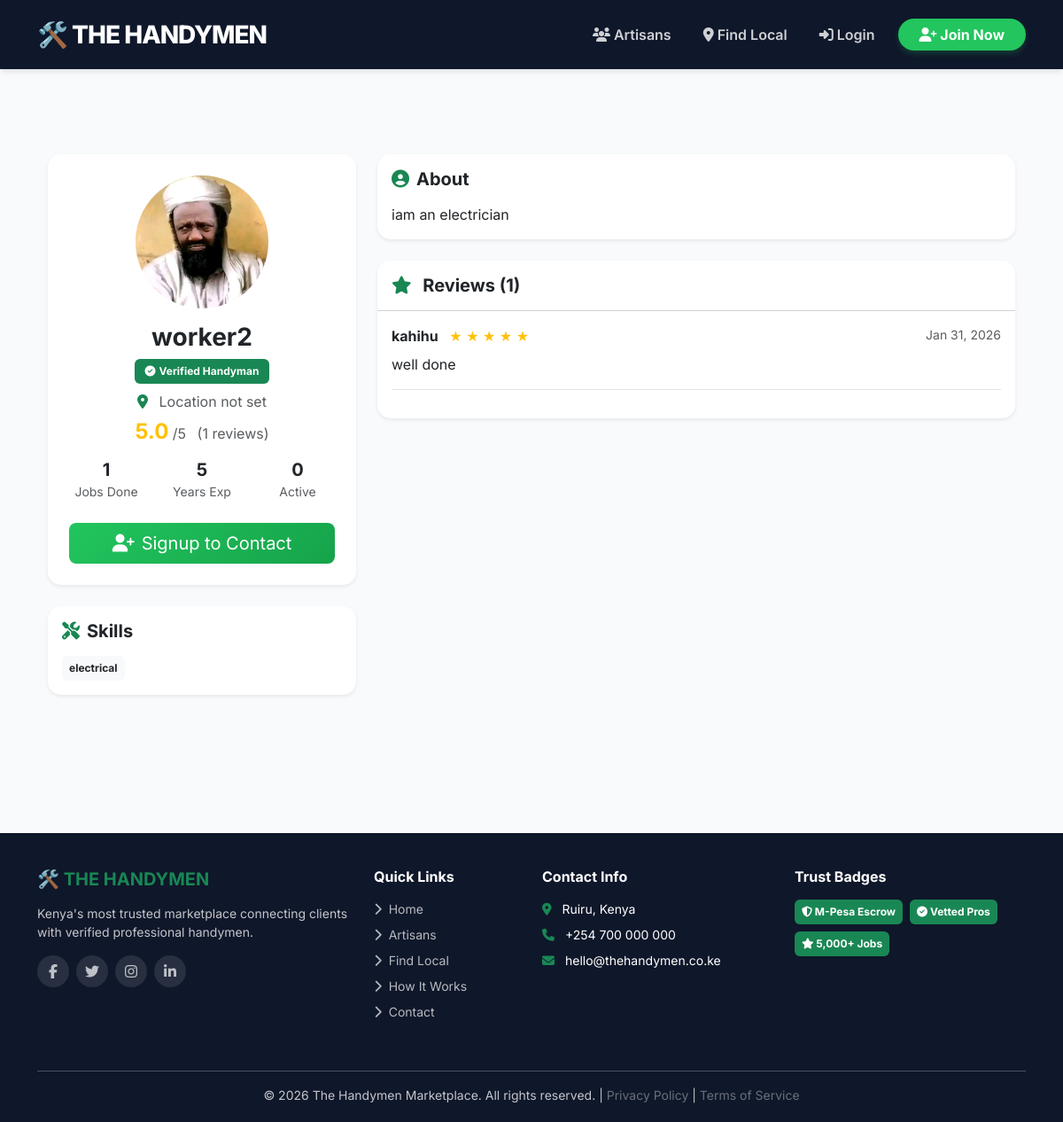
The app's page /profile/7/, older data.
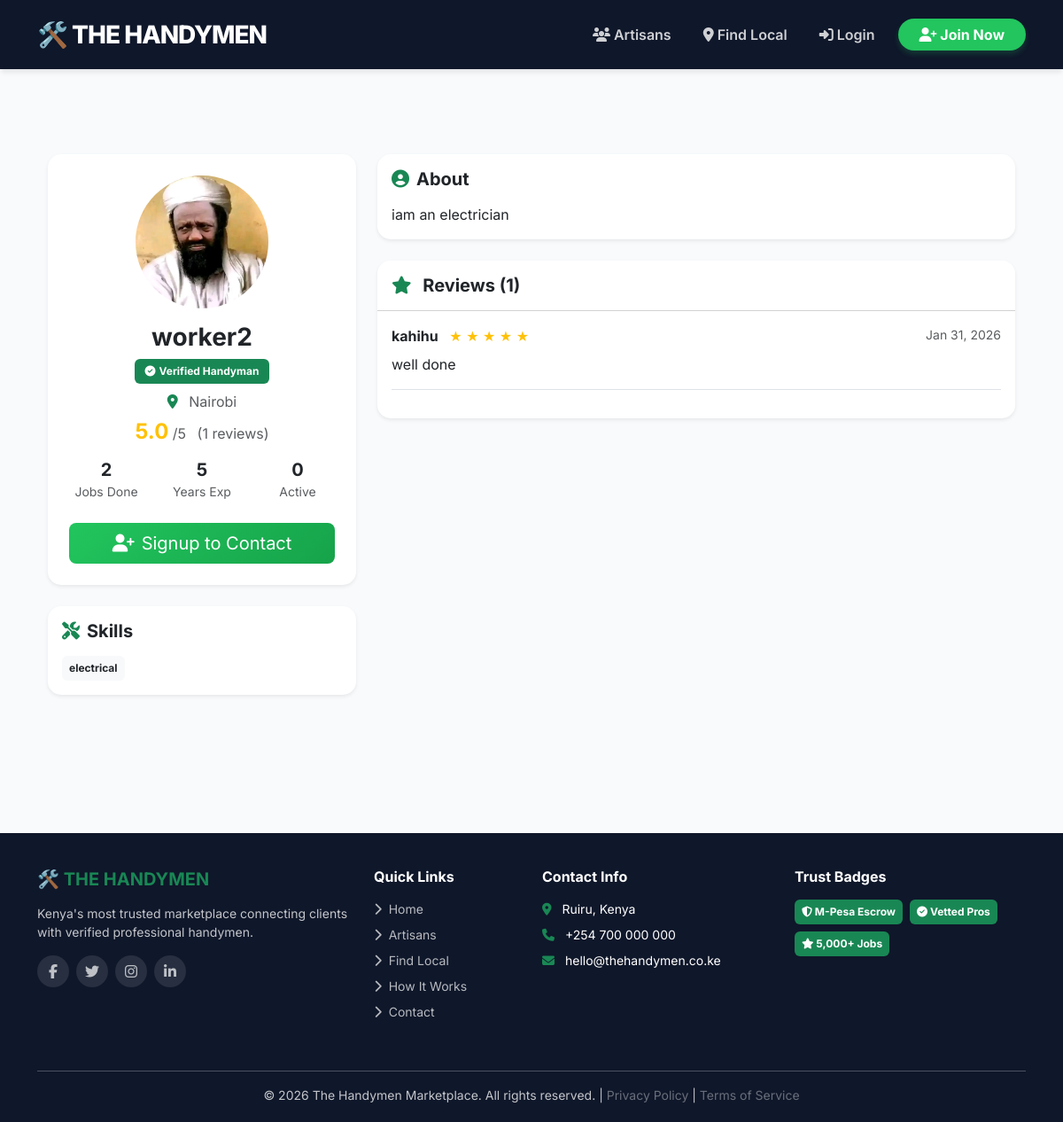
The same page, newer data.
### accounts/models.py (models this page shows, shortened)
class User(AbstractUser):
    is_handyman = models.BooleanField(default=False)
    is_client = models.BooleanField(default=False)
    is_email_verified = models.BooleanField(default=False)

class Profile(models.Model):
    user = models.OneToOneField(User, on_delete=models.CASCADE, related_name='profile')
    bio = models.TextField(max_length=500, blank=True)
    skills = models.CharField(max_length=255, blank=True)
    experience_years = models.IntegerField(default=0)
    cv = models.FileField(upload_to='cvs/', blank=True, null=True)
    is_verified = models.BooleanField(default=False)
    profile_photo = models.ImageField(upload_to='profile_photos/', null=True, blank=True)
    location = models.CharField(max_length=255, blank=True)  # Location field
    phone_number = models.CharField(max_length=15, blank=True)

### accounts/views.py (the view)
# urls.py: path('profile/<int:user_id>/', views.view_public_profile, name='public_profile'),
def view_public_profile(request, user_id):
    worker = get_object_or_404(User, id=user_id)
    reviews = Review.objects.filter(handyman=worker).order_by('-created_at')
    avg_rating = reviews.aggregate(Avg('rating'))['rating__avg']
    completed_jobs = Job.objects.filter(hired_worker=worker, status='completed').count()
    active_jobs = Job.objects.filter(hired_worker=worker, status='in_progress').count()
    total_earned = Transaction.objects.filter(job__hired_worker=worker, transaction_type='release', transaction_status='completed').aggregate(Sum('amount'))['amount__sum'] or 0
    context = {
        'worker': worker,
        'reviews': reviews,
        'avg_rating': round(avg_rating, 1) if avg_rating else None,
        'completed_jobs': completed_jobs,
        'active_jobs': active_jobs,
        'total_earned': total_earned,
        'review_count': reviews.count()
    }
    return render(request, 'accounts/public_profile.html', context)

### accounts/templates/accounts/public_profile.html (shortened to what the changed rows need)
{% extends 'base.html' %}
{% block content %}
<div class="container py-5">
    <div class="row">
        <div class="col-lg-4 mb-4">
            <div class="card shadow-sm border-0">
                <div class="card-body text-center p-4">
                    {% if worker.profile.profile_photo %}
                        <img src="{{ worker.profile.profile_photo.url }}"
                             class="rounded-circle mb-3"
                             style="width: 150px; height: 150px; object-fit: cover;"
                             alt="{{ worker.get_full_name|default:worker.username }}">
                    {% else %}
                        <div class="bg-light rounded-circle d-inline-flex align-items-center justify-content-center mb-3"
                             style="width: 150px; height: 150px;">
                            <i class="fas fa-user fa-4x text-secondary"></i>
                        </div>
                    {% endif %}
                    <h3 class="fw-bold">{{ worker.get_full_name|default:worker.username }}</h3>
                    {% if worker.profile.is_verified %}
                        <span class="badge bg-success mb-2">
                            <i class="fas fa-check-circle me-1"></i>Verified Handyman
                        </span>
                    {% else %}
                        <span class="badge bg-warning mb-2">Pending Verification</span>
                    {% endif %}
                    <p class="text-muted mb-2">
                        <i class="fas fa-map-marker-alt text-success me-2"></i>
                        {{ worker.profile.location|default:"Location not set" }}
                    </p>
                    <div class="mb-3">
                        {% if avg_rating %}
                            <span class="h4 fw-bold text-warning">{{ avg_rating }}</span>
                            <span class="text-muted">/5</span>
                            <span class="text-muted ms-2">({{ review_count }} reviews)</span>
                        {% else %}
                            <span class="text-muted">No ratings yet</span>
                        {% endif %}
                    </div>
                    <div class="row mb-4">
                        <div class="col-4">
                            <h5 class="fw-bold mb-0">{{ completed_jobs }}</h5>
                            <small class="text-muted">Jobs Done</small>
                        </div>
                        <div class="col-4">
                            <h5 class="fw-bold mb-0">{{ worker.profile.experience_years|default:0 }}</h5>
                            <small class="text-muted">Years Exp</small>
                        </div>
                        <div class="col-4">
                        </div>
                    </div>
                    <div class="d-grid gap-2">
                        {% if user.is_authenticated %}
                            {% if user.is_client %}
                                {% if worker.profile.phone_number %}
                                    <a href="tel:{{ worker.profile.phone_number }}" class="btn btn-success btn-lg">
                                        <i class="fas fa-phone me-2"></i>Call {{ worker.profile.phone_number }}
                                    </a>
                                {% else %}
                                    <button class="btn btn-secondary btn-lg" disabled>
                                        <i class="fas fa-phone-slash me-2"></i>No Phone Available
                                    </button>
                                {% endif %}
                                <button class="btn btn-outline-primary" data-bs-toggle="modal" data-bs-target="#messageModal">
                                    <i class="fas fa-envelope me-2"></i>Send Message
                                </button>
                            {% elif user.is_handyman %}
                                <button class="btn btn-secondary btn-lg" disabled>
                                    <i class="fas fa-phone me-2"></i>Contact via Job Posting
                                </button>
                            {% endif %}
                        {% else %}
                            <a href="{% url 'signup' %}?next={% url 'public_profile' worker.id %}" class="btn btn-success btn-lg">
                            </a>
                        {% endif %}
                    </div>
                </div>
            </div>
        </div>
        <div class="col-lg-8">
            <div class="card shadow-sm border-0 mb-4">
                <div class="card-body">
                    <h5 class="fw-bold mb-3"><i class="fas fa-user-circle text-success me-2"></i>About</h5>
                    <p class="mb-0">{{ worker.profile.bio|default:"No bio provided." }}</p>
                </div>
            </div>
        </div>
    </div>
</div>
{% endblock %}

Row changes from the older to the newer data that the page shows:
changed User "worker2": profile.location "Location not set" → "Nairobi"
Text that changed along with them:
{{ completed_jobs }}: "1" → "2"
